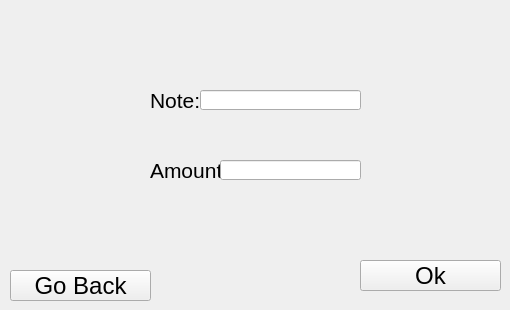
        <widget class="QWidget" name="page_14">
         <widget class="QLabel" name="labelnote_i">
          <property name="geometry">
           <rect>
            <x>150</x>
            <y>90</y>
            <width>51</width>
            <height>20</height>
           </rect>
          </property>
          <property name="font">
           <font>
            <pointsize>16</pointsize>
           </font>
          </property>
          <property name="text">
           <string>Note:</string>
          </property>
         </widget>
         <widget class="QLabel" name="labelamount_i">
          <property name="geometry">
           <rect>
            <x>150</x>
            <y>160</y>
            <width>71</width>
            <height>20</height>
           </rect>
          </property>
          <property name="font">
           <font>
            <pointsize>16</pointsize>
           </font>
          </property>
          <property name="text">
           <string>Amount:</string>
          </property>
         </widget>
         <widget class="QLineEdit" name="lineEditnote_i">
          <property name="geometry">
           <rect>
            <x>200</x>
            <y>90</y>
            <width>161</width>
            <height>20</height>
           </rect>
          </property>
         </widget>
         <widget class="QLineEdit" name="lineEditamount_i">
          <property name="geometry">
           <rect>
            <x>220</x>
            <y>160</y>
            <width>141</width>
            <height>20</height>
           </rect>
          </property>
         </widget>
         <widget class="QPushButton" name="pushButtonback_i">
          <property name="geometry">
           <rect>
            <x>10</x>
            <y>270</y>
            <width>141</width>
            <height>31</height>
           </rect>
          </property>
          <property name="font">
           <font>
            <pointsize>18</pointsize>
           </font>
          </property>
          <property name="text">
           <string>Go Back</string>
          </property>
         </widget>
         <widget class="QPushButton" name="pushButtonok_i">
          <property name="geometry">
           <rect>
            <x>360</x>
            <y>260</y>
            <width>141</width>
            <height>31</height>
           </rect>
          </property>
          <property name="font">
           <font>
            <pointsize>18</pointsize>
           </font>
          </property>
          <property name="text">
           <string>Ok</string>
          </property>
         </widget>
        </widget>
